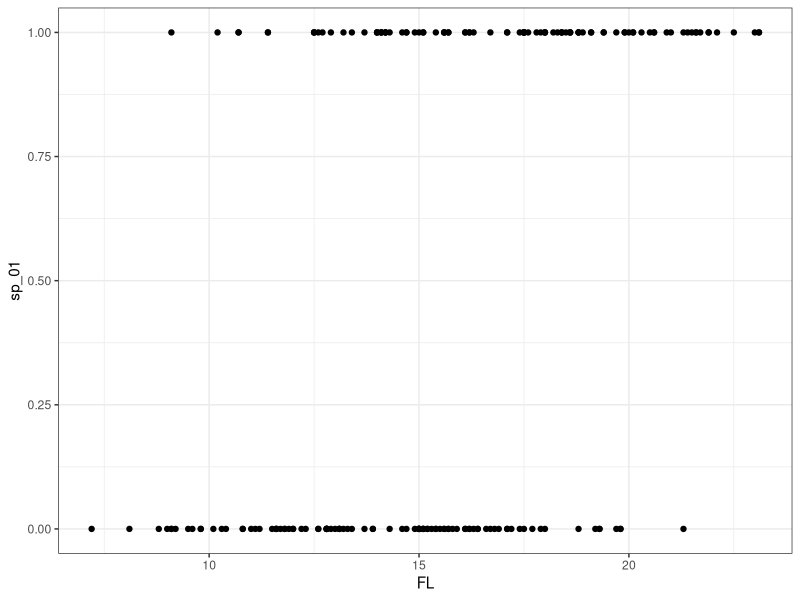
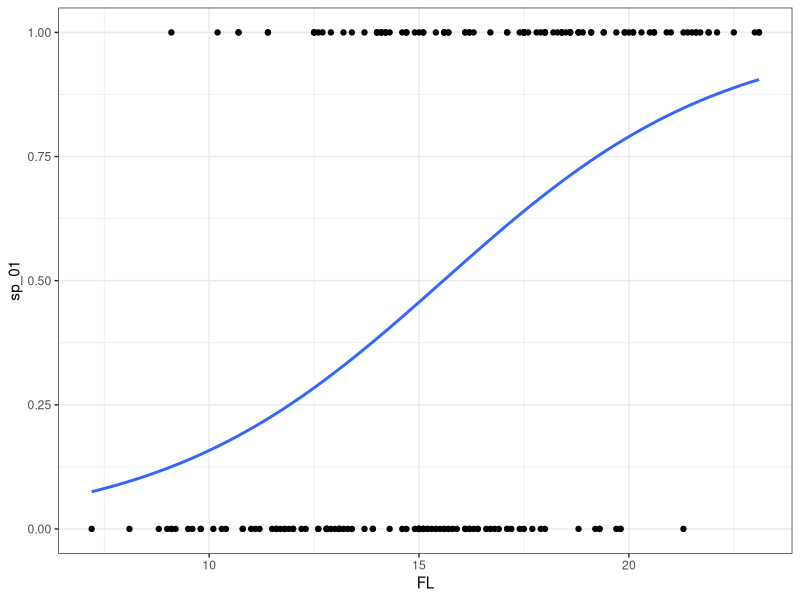

These charts were generated, in order, by the following R code:
## ---- chunk 1
library(MASS)
library(ggplot2)
library(dplyr)
library(caret)
set.seed(478)
crabs <- MASS::crabs[sample.int(nrow(crabs)), ]
crabs <- crabs %>% dplyr::select(-index)
## ---- chunk 2
crabs <- crabs %>%
  mutate(
    sp_01 = ifelse(sp == "O", 1, 0)
  )
head(crabs)
dim(crabs)
## ---- chunk 3
ggplot(data = crabs, mapping = aes(x = FL, y = sp_01)) +
  geom_point() + 
  theme_bw()
## ---- chunk 4
logistic1 <- glm(sp_01 ~ FL, data=crabs, family = binomial)
## ---- chunk 5
summary(logistic1)

## Effect of FL on species odds
exp(logistic1$coefficients[2])
## ---- chunk 6
ggplot(data = crabs, mapping = aes(x = FL, y = sp_01)) +
  geom_point() +
  geom_smooth(method="glm", method.args=list(family="binomial"), se=FALSE) +
  theme_bw()
## ---- chunk 7
b_hat <- matrix(logistic1$coefficients)
X <- matrix(c(1,15), nrow=1)

exp(X%*%b_hat)/(1+exp(X%*%b_hat))
## ---- chunk 8
predict_data <- data.frame(
  FL = 15
)
predict(logistic1, newdata=predict_data, type="response")
## ---- chunk 9
X <- cbind(c(1,1),
           c(10,20))
exp(X[2,]%*%b_hat)/exp(X[1,]%*%b_hat)
exp(b_hat[2]*10)
